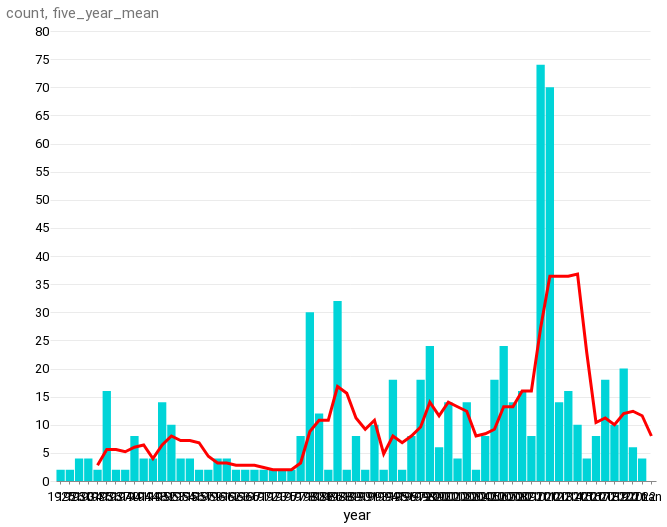

This figure's notebook cell:
### Code cell
base = alt.Chart(years).encode(x="year:O")

bar = base.mark_bar().encode(y="count:Q")

line = base.mark_line(color="red").encode(y="five_year_mean:Q")

(bar + line).properties(width=600)

### Figure 1 — Vega-Lite specification as saved in the notebook (floating-point values rounded to 4 significant figures)
{"config": {"view": {"width": 800, "height": 450, "strokeOpacity": 0}, "background": "#ffffff", "title": {"anchor": "start", "font": "Summit Sans", "fontColor": "palette[\"black\"]", "fontSize": 18, "fontWeight": "normal"}, "arc": {"fill": "#00d4d8"}, "area": {"fill": "#00d4d8"}, "line": {"stroke": "#00d4d8", "strokeWidth": 3}, "path": {"stroke": "#00d4d8"}, "rect": {"fill": "#00d4d8"}, "shape": {"stroke": "#00d4d8"}, "bar": {"fill": "#00d4d8"}, "point": {"stroke": "#00d4d8"}, "symbol": {"fill": "#00d4d8", "size": 30}, "axis": {"titleFont": "Roboto", "titleFontSize": 15, "titleFontWeight": "normal", "labelFont": "Roboto, sans", "labelFontSize": 13, "labelFontWeight": "normal"}, "axisX": {"labelAngle": 0, "labelPadding": 6, "tickSize": 3, "grid": false}, "axisY": {"labelBaseline": "middle", "maxExtent": 45, "minExtent": 45, "titleAlign": "left", "titleAngle": 0, "titleX": -45, "titleY": -11, "domainOpacity": 0, "gridWidth": 0.6, "gridColor": "#dddddd", "offset": 6, "tickSize": 0, "titleColor": "#767676"}, "legend": {"titleFont": "Roboto", "titleFontSize": 15, "titleFontWeight": "normal", "symbolType": "square", "labelFont": "Roboto, sans", "labelFontSize": 13}, "range": {"category": ["#005f66", "#e37e2d", "#d64a3b", "#76b0ef", "#c1bc40"], "diverging": ["#e68a4f", "#f4bb6a", "#f9e39c", "#dadfe2", "#a6b7c6", "#849eae"], "heatmap": ["#7ff6f6", "#00eeef", "#00d4d8", "#00abb2", "#00848b", "#fbf2c7", "#00363d"], "ordinal": ["#7ff6f6", "#00eeef", "#00d4d8", "#00abb2", "#00848b", "#fbf2c7", "#00363d"], "ramp": ["#7ff6f6", "#00eeef", "#00d4d8", "#00abb2", "#00848b", "#fbf2c7", "#00363d"]}}, "layer": [{"mark": "bar", "encoding": {"x": {"field": "year", "type": "ordinal"}, "y": {"field": "count", "type": "quantitative"}}}, {"mark": {"type": "line", "color": "red"}, "encoding": {"x": {"field": "year", "type": "ordinal"}, "y": {"field": "five_year_mean", "type": "quantitative"}}}], "data": {"name": "data-77bc371a8aeaa8afe9d78ec88eb3dd82"}, "width": 600, "$schema": "https://vega.github.io/schema/vega-lite/v4.17.0.json", "datasets": {"data-77bc371a8aeaa8afe9d78ec88eb3dd82": [{"year": "1925", "count": 2, "five_year_mean": null}, {"year": "1926", "count": 2, "five_year_mean": null}, {"year": "1930", "count": 4, "five_year_mean": null}, {"year": "1934", "count": 4, "five_year_mean": null}, {"year": "1935", "count": 2, "five_year_mean": 2.8}, {"year": "1936", "count": 16, "five_year_mean": 5.6}, {"year": "1937", "count": 2, "five_year_mean": 5.6}, {"year": "1940", "count": 2, "five_year_mean": 5.2}, {"year": "1941", "count": 8, "five_year_mean": 6.0}, {"year": "1944", "count": 4, "five_year_mean": 6.4}, {"year": "1948", "count": 4, "five_year_mean": 4.0}, {"year": "1952", "count": 14, "five_year_mean": 6.4}, {"year": "1953", "count": 10, "five_year_mean": 8.0}, {"year": "1954", "count": 4, "five_year_mean": 7.2}, {"year": "1956", "count": 4, "five_year_mean": 7.2}, {"year": "1957", "count": 2, "five_year_mean": 6.8}, {"year": "1959", "count": 2, "five_year_mean": 4.4}, {"year": "1961", "count": 4, "five_year_mean": 3.2}, {"year": "1962", "count": 4, "five_year_mean": 3.2}, {"year": "1963", "count": 2, "five_year_mean": 2.8}, {"year": "1966", "count": 2, "five_year_mean": 2.8}, {"year": "1971", "count": 2, "five_year_mean": 2.8}, {"year": "1972", "count": 2, "five_year_mean": 2.4}, {"year": "1973", "count": 2, "five_year_mean": 2.0}, {"year": "1975", "count": 2, "five_year_mean": 2.0}, {"year": "1977", "count": 2, "five_year_mean": 2.0}, {"year": "1978", "count": 8, "five_year_mean": 3.2}, {"year": "1980", "count": 30, "five_year_mean": 8.8}, {"year": "1983", "count": 12, "five_year_mean": 10.8}, {"year": "1986", "count": 2, "five_year_mean": 10.8}, {"year": "1988", "count": 32, "five_year_mean": 16.8}, {"year": "1989", "count": 2, "five_year_mean": 15.6}, {"year": "1990", "count": 8, "five_year_mean": 11.2}, {"year": "1991", "count": 2, "five_year_mean": 9.2}, {"year": "1993", "count": 10, "five_year_mean": 10.8}, {"year": "1994", "count": 2, "five_year_mean": 4.8}, {"year": "1995", "count": 18, "five_year_mean": 8.0}, {"year": "1996", "count": 2, "five_year_mean": 6.8}, {"year": "1997", "count": 8, "five_year_mean": 8.0}, {"year": "1998", "count": 18, "five_year_mean": 9.6}, {"year": "1999", "count": 24, "five_year_mean": 14.0}, {"year": "2000", "count": 6, "five_year_mean": 11.6}, {"year": "2001", "count": 14, "five_year_mean": 14.0}, {"year": "2002", "count": 4, "five_year_mean": 13.2}, {"year": "2003", "count": 14, "five_year_mean": 12.4}, {"year": "2004", "count": 2, "five_year_mean": 8.0}, {"year": "2005", "count": 8, "five_year_mean": 8.4}, {"year": "2006", "count": 18, "five_year_mean": 9.2}, {"year": "2007", "count": 24, "five_year_mean": 13.2}, {"year": "2008", "count": 14, "five_year_mean": 13.2}, {"year": "2009", "count": 16, "five_year_mean": 16.0}, {"year": "2010", "count": 8, "five_year_mean": 16.0}, {"year": "2011", "count": 74, "five_year_mean": 27.2}, {"year": "2012", "count": 70, "five_year_mean": 36.4}, {"year": "2013", "count": 14, "five_year_mean": 36.4}, {"year": "2014", "count": 16, "five_year_mean": 36.4}, {"year": "2015", "count": 10, "five_year_mean": 36.8}, {"year": "2016", "count": 4, "five_year_mean": 22.8}, {"year": "2017", "count": 8, "five_year_mean": 10.4}, {"year": "2018", "count": 18, "five_year_mean": 11.2}, {"year": "2019", "count": 10, "five_year_mean": 10.0}, {"year": "2020", "count": 20, "five_year_mean": 12.0}, {"year": "2021", "count": 6, "five_year_mean": 12.4}, {"year": "2022", "count": 4, "five_year_mean": 11.6}, {"year": "nan", "count": 0, "five_year_mean": 8.0}]}}
